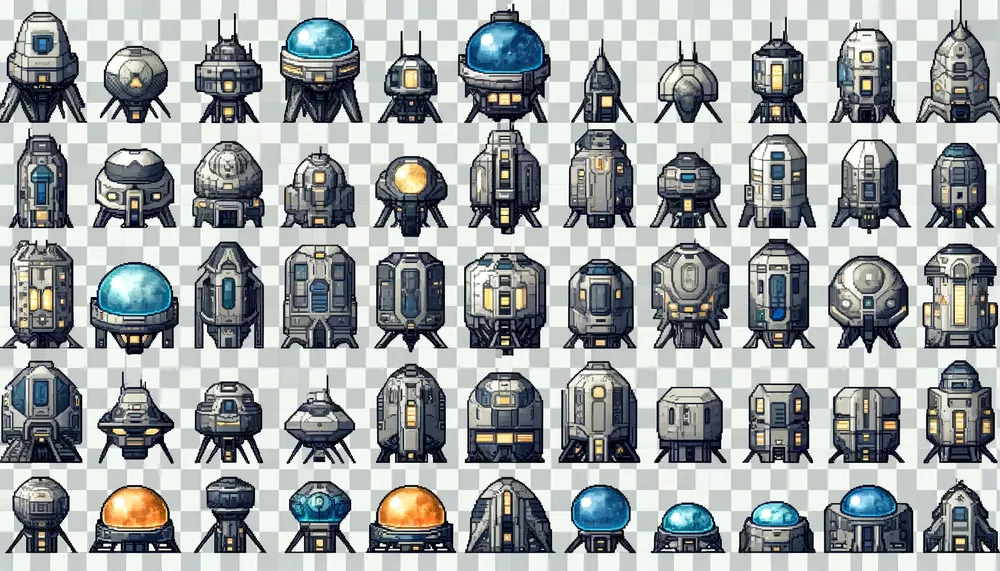
#> input picture pixel-lab/inputs/DALL·E 2024-06-03 14.53.52 - A spritesheet featuring multiple pixel art futuristic lunar buildings designed for humans, viewed from the front. Each building has a unique design wi.webp, 1000 x 571 px, shrunk from 1792 x 1024 before the run
$ python -i sharpen.py   (imports and definitions only)   (older library calls are emulated)
#> lines starting #> are read from the running program, lines starting #| are printed output that depends on the picture
#> further down, picture is the input picture: PIL image 1000x571 RGB; mean R, G, B 156.9, 162.8, 163.3
"""
Sharpening / dé-flou pour images pixel-art.
Plusieurs modes disponibles : unsharp_mask, laplacian, custom_kernel.

Chaque méthode accepte un paramètre optionnel `preserve_bg` (défaut False) :
quand True, les pixels classés comme fond (via bgdetect.compute_bg_mask)
sont réinjectés à l'original après traitement.
"""

import cv2
import numpy as np
from PIL import Image, ImageFilter

from . import bgdetect


def _maybe_preserve_bg(src: Image.Image, out: Image.Image, preserve_bg: bool) -> Image.Image:
    if not preserve_bg:
        return out
    return bgdetect.composite_preserve_bg(src, out)


def unsharp_mask(img: Image.Image, radius: float = 1.0, percent: int = 150, threshold: int = 3, preserve_bg: bool = False) -> Image.Image:
    """Unsharp mask — le classique. Fonctionne bien pour dé-flouter sans artefacts."""
    out = img.filter(ImageFilter.UnsharpMask(radius=radius, percent=percent, threshold=threshold))
    return _maybe_preserve_bg(img, out, preserve_bg)


def laplacian_sharpen(img: Image.Image, strength: float = 1.0, preserve_bg: bool = False) -> Image.Image:
    """Sharpen via laplacien OpenCV. Agressif, bon pour récupérer les bords pixel."""
#> called with strength = 1, preserve_bg = False
    has_alpha = img.mode == "RGBA"
#> has_alpha = False
    arr = np.array(img.convert("RGB"))
    lap = cv2.Laplacian(arr, cv2.CV_64F)
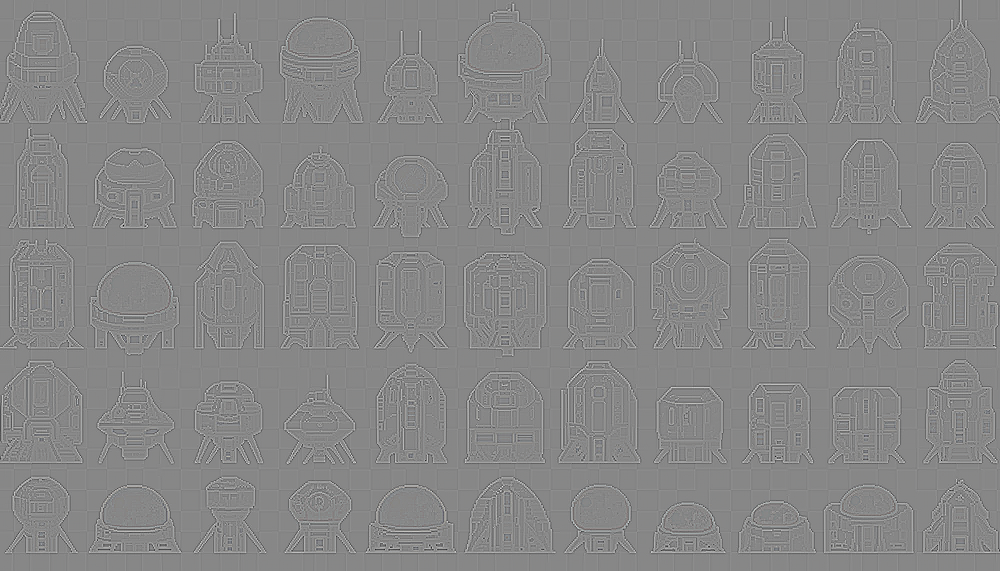
#> lap: shape (571, 1000, 3) float64; mean R, G, B 0, 0, 0; drawn with min black and max white
    sharpened = np.clip(arr - strength * lap, 0, 255).astype(np.uint8)
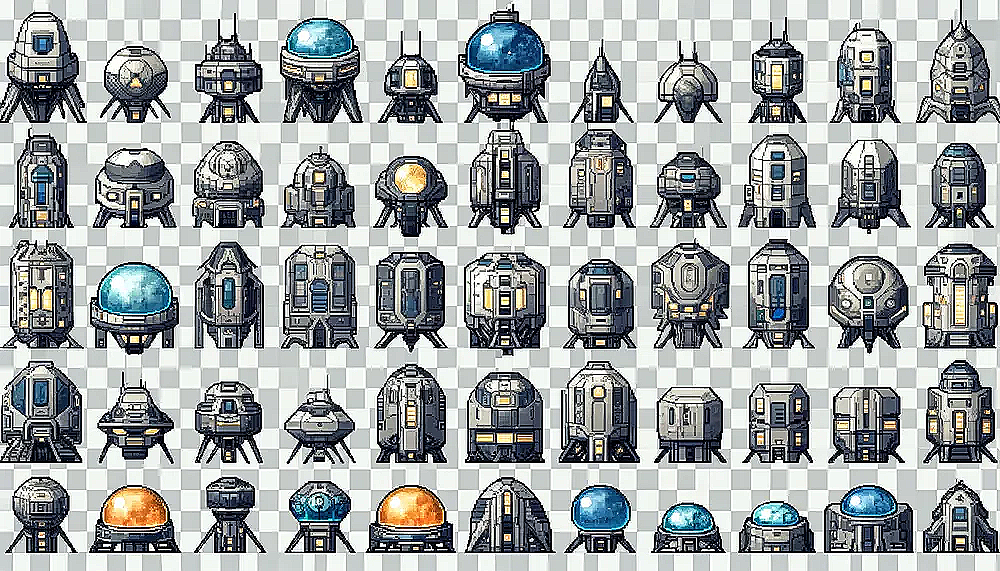
#> sharpened: shape (571, 1000, 3); mean R, G, B 160.2, 164.9, 165
    result = Image.fromarray(sharpened, "RGB")
    if has_alpha:
        result = result.convert("RGBA")
        result.putalpha(img.split()[3])
    return _maybe_preserve_bg(img, result, preserve_bg)


def kernel_sharpen(img: Image.Image, amount: float = 1.5, preserve_bg: bool = False) -> Image.Image:
    """Sharpen par convolution avec un kernel paramétrable."""
    center = 1 + 4 * amount
    side = -amount
    kernel = ImageFilter.Kernel(
        size=(3, 3),
        kernel=[0, side, 0, side, center, side, 0, side, 0],
        scale=1,
        offset=0
    )
    if img.mode == "RGBA":
        rgb = img.convert("RGB").filter(kernel)
        result = rgb.convert("RGBA")
        result.putalpha(img.split()[3])
    else:
        result = img.filter(kernel)
    return _maybe_preserve_bg(img, result, preserve_bg)


METHODS = {
    "unsharp_mask": unsharp_mask,
    "laplacian": laplacian_sharpen,
    "kernel": kernel_sharpen,
}

PARAMS = {
    "unsharp_mask": [
        {"name": "radius",      "type": "float", "default": 1.0, "min": 0.1, "max": 10.0},
        {"name": "percent",     "type": "int",   "default": 150, "min": 0,   "max": 500},
        {"name": "threshold",   "type": "int",   "default": 3,   "min": 0,   "max": 255},
        {"name": "preserve_bg", "type": "bool",  "default": False},
    ],
    "laplacian": [
        {"name": "strength",    "type": "float", "default": 1.0, "min": 0.1, "max": 5.0},
        {"name": "preserve_bg", "type": "bool",  "default": False},
    ],
    "kernel": [
        {"name": "amount",      "type": "float", "default": 1.5, "min": 0.1, "max": 5.0},
        {"name": "preserve_bg", "type": "bool",  "default": False},
    ],
}

>>> from PIL import Image
>>> picture = Image.open('../../inputs/DALL·E 2024-06-03 14.53.52 - A spritesheet featuring multiple pixel art futuristic lunar buildings designed for humans, viewed from the front. Each building has a unique design wi.webp')
>>> result = laplacian_sharpen(picture)

$ run again, on pixel-lab/inputs/ChatGPT Image 19 avr. 2026, 12_51_07.png
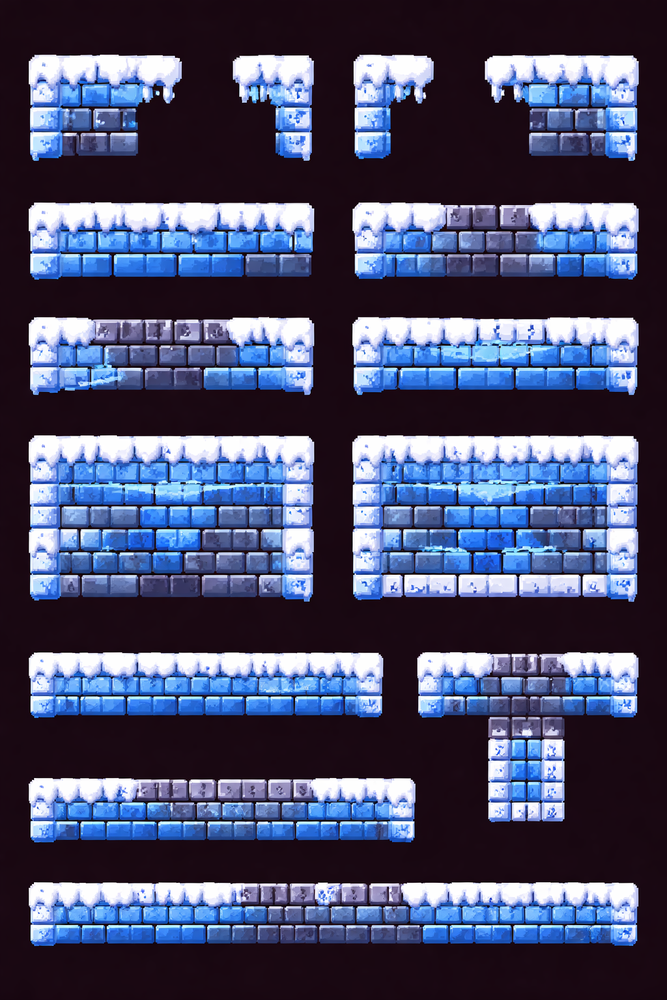
#> input picture pixel-lab/inputs/ChatGPT Image 19 avr. 2026, 12_51_07.png, 667 x 1000 px, shrunk from 1024 x 1536 before the run
#> picture is the input picture: PIL image 667x1000 RGB; mean R, G, B 72.8, 76.3, 106.2
#> in laplacian_sharpen, `lap = cv2.Laplacian(arr, cv2.CV_64F)`:
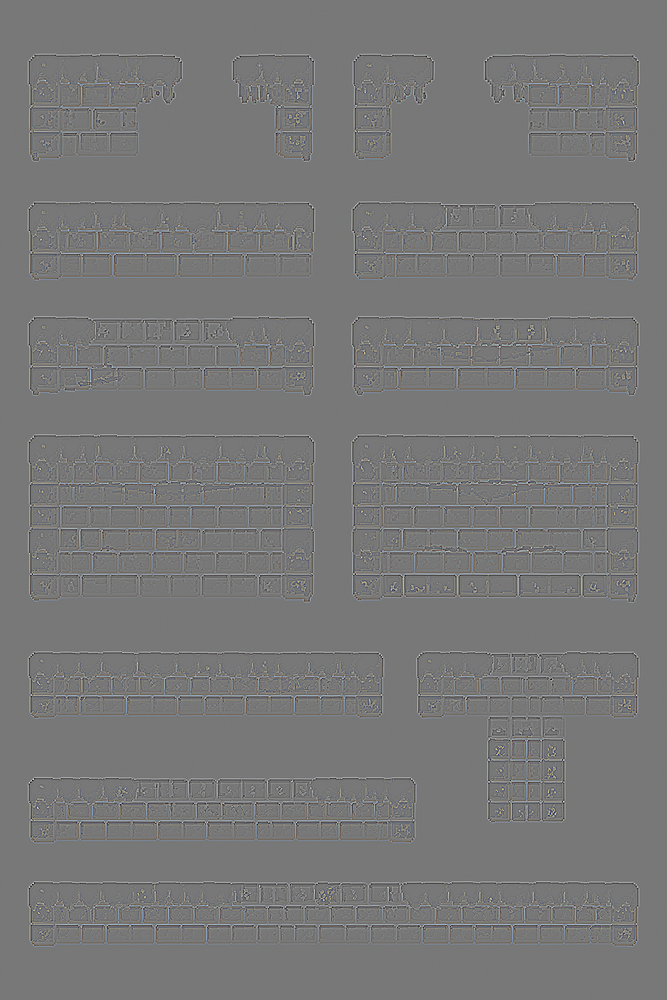
#> lap: shape (1000, 667, 3) float64; mean R, G, B 0, 0, 0; drawn with min black and max white
#> in laplacian_sharpen, `sharpened = np.clip(arr - strength * lap, 0, 255).astype(np.uint8)`:
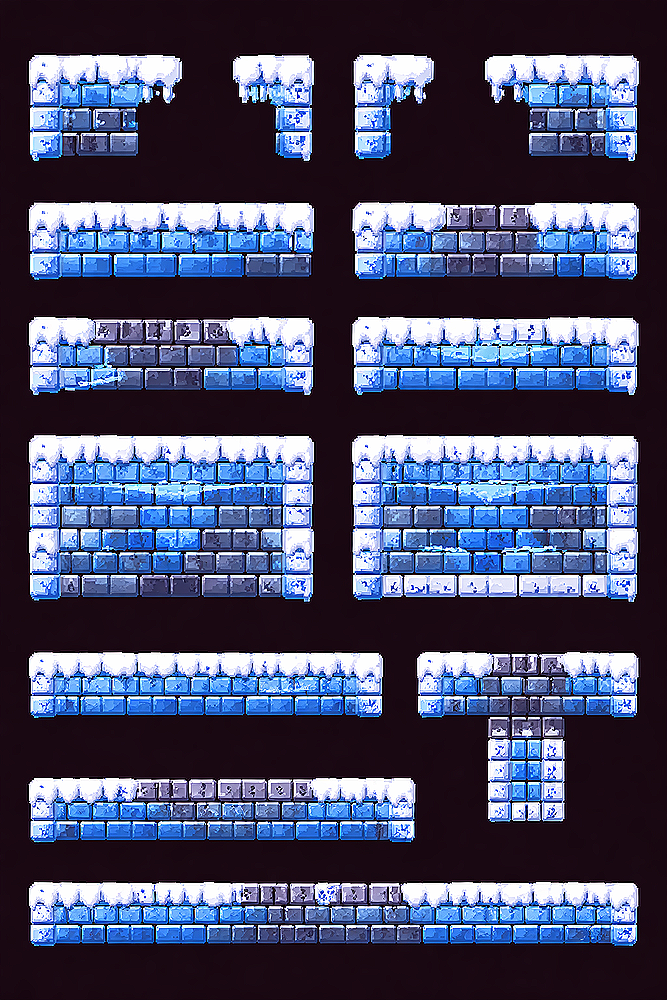
#> sharpened: shape (1000, 667, 3); mean R, G, B 73.3, 77, 106
